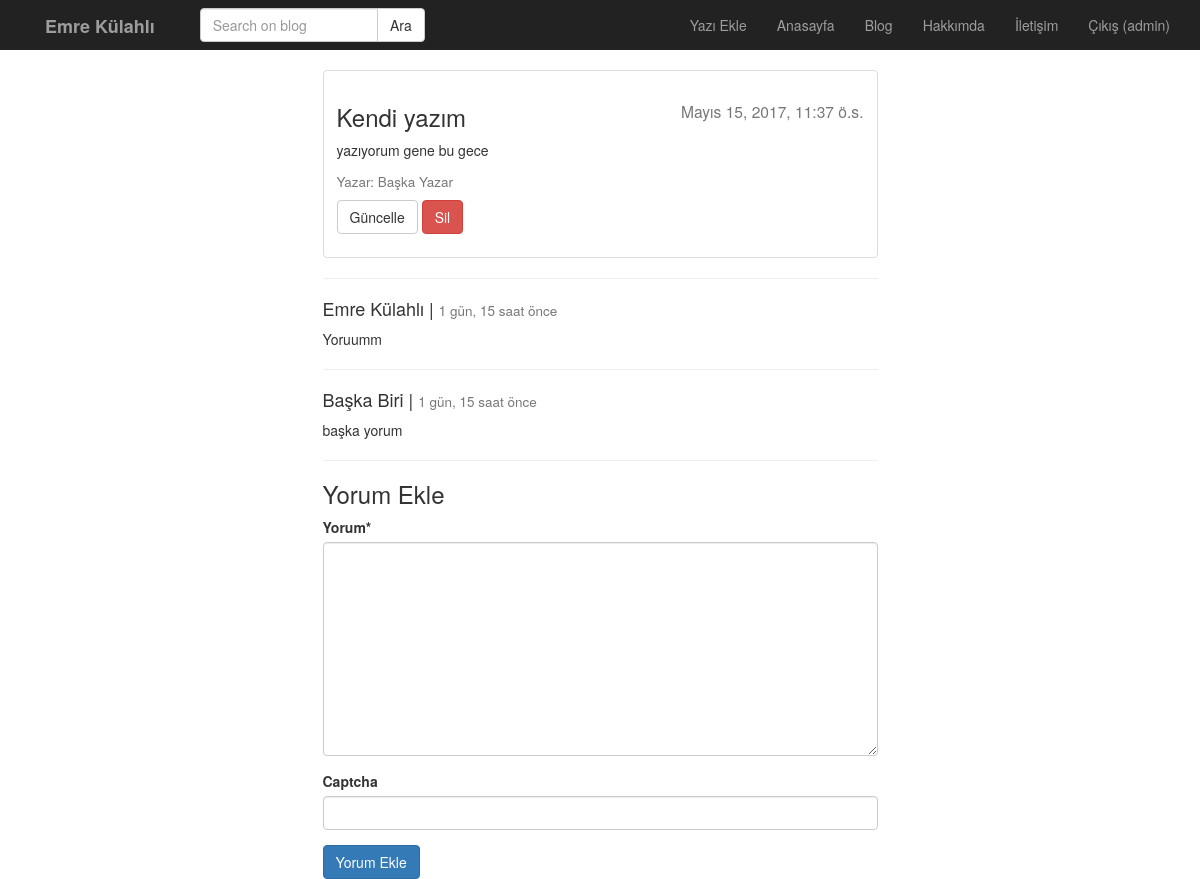
Screenshot of /post/kendi-yazim/ (signed in) with the database file from the repository.
### post/models.py (models this page shows, shortened)
class Post(models.Model):
    user = models.ForeignKey('auth.User', verbose_name='Yazar', related_name='posts')
    title = models.CharField(max_length=120, verbose_name= 'Başlık')
    content = RichTextField(verbose_name='İçerik')
    publishing_date = models.DateTimeField(verbose_name='Yayımlanma Tarihi', auto_now_add=True)
    image = models.ImageField(null=True, blank=True)
    slug = models.SlugField(unique=True, editable=False, max_length=130)
    def get_update_url(self):
        return reverse('post:update', kwargs={'slug': self.slug})
    def get_delete_url(self):
        return reverse('post:delete', kwargs={'slug': self.slug})
    class Meta:
        ordering = ['-publishing_date']

class Comment(models.Model):
    post = models.ForeignKey('post.Post', related_name='comments', on_delete=models.CASCADE)
    name = models.CharField(max_length=200, verbose_name='İsim')
    content = models.TextField(verbose_name='Yorum')
    created_date = models.DateTimeField(auto_now_add=True)

### post/views.py (the view)
# urls.py: url(r'^(?P<slug>[\w-]+)/$', post_detail, name='detail'),
def post_detail(request, slug):
    post = get_object_or_404(Post, slug=slug)
    form = CommentForm(request.POST or None)
    if form.is_valid():
        comment = form.save(commit=False)
        comment.name = request.user.get_full_name()
        comment.post = post
        comment.save()
        return HttpResponseRedirect(post.get_absolute_url())
    context = {
        'post': post,
        'form': form,
    }
    return render(request, 'post/detail.html', context)

### post/forms.py
class CommentForm(forms.ModelForm):
    captcha = ReCaptchaField()
    class Meta:
        model = Comment
        fields = [
            'content',
        ]

### templates/post/detail.html (shortened to what this page needs)
{% extends 'base.html' %}
{% block body %}
 <div class="container">
    <div class="row">
          <div class="col-md-6 col-md-offset-3">
            <div class="thumbnail">
              <div class="caption">
                    <h3>{{ post.title }} <small style="float: right;">{{ post.publishing_date }}</small></h3>
                    <p>{{ post.content|safe|linebreaks }}</p>
                <p>
                    <h4><small>Yazar: {{ post.user.get_full_name }}</small></h4>
                    {% if request.user.is_superuser and post.user.get_full_name == user.get_full_name %}
                         <a href="{{ post.get_update_url }}" class="btn btn-default" role="button">Güncelle</a>
                         <a href="{{ post.get_delete_url }}" class="btn btn-danger" role="button">Sil</a>
                    {% endif %}
                </p>
              </div>
            </div>
                <hr>
                {% if perms.post.add_comment %}
                       {% for comment in post.comments.all %}
                        <h4>{{ comment.name }} | <small>{{ comment.created_date|timesince }} önce</small></h4>
                        <p>{{ comment.content|linebreaks }}</p>
                        <hr>
                      {% endfor %}
                      <h3>Yorum Ekle</h3>
                      {% include 'post/comment.html' %}
                {% else %}
                    <p>Yorumları Sadece Üyeler Görebilir.
                        <a href="{% url 'accounts:register' %}"> Üye olmak için tıkla</a>
                    </p>
                {% endif %}
          </div>
    </div>
 </div>
{% endblock %}

### templates/header.html (shortened to what this page needs)
<nav class="navbar-inverse navbar-fixed-top" role="banner">
    <div class="container">
        <div class="navbar-header">
            <a href="{% url 'home' %}" class="navbar-brand"><strong>Emre Külahlı</strong></a>
        </div>
        <nav class="collapse navbar-collapse" role="navigation">
        <div class="col-sm-3 col-md-3">
            <form class="navbar-form navbar-left" role="search" method="GET" action="{{ request.GET.q }}">
                <div class="input-group">
                    <input class="form-control" type="text" name="q" placeholder="Search on blog" value="" >
                    <span class="input-group-btn">
                        <input class="btn btn-default" type="submit" value="Ara">
                    </span>
                </div>
            </form>
        </div>
            <ul class="nav navbar-nav navbar-right">
                {% if perms.post.add_post %}
                    <li><a href="{% url 'post:create' %}">Yazı Ekle</a></li>
                {% endif %}
                <li><a href="{% url 'home' %}">Anasayfa</a></li>
                <li><a href="{% url 'post:index' %}">Blog</a></li>
                <li><a href="#">Hakkımda</a></li>
                <li><a href="#">İletişim</a></li>
                {% if not request.user.is_authenticated %}
                    <li><a href="{% url 'accounts:register' %}">Üye Ol</a></li>
                    <li><a href="{% url 'accounts:login' %}">Giriş</a></li>
                {% else %}
                    <li><a href="{% url 'accounts:logout' %}">Çıkış ({{ request.user.username }})</a></li>
                {% endif %}
            </ul>
        </nav>
    </div>
</nav>

### static/css/style.css (style rules this page uses)
body { padding-top: 70px; }

### rows the page displays
Post: title "Kendi yazım", publishing_date "Mayıs 15, 2017, 11:37 ö.s.", content "yazıyorum gene bu gece", user.get_full_name "Başka Yazar"
Comment: name "Emre Külahlı", created_date "1 gün, 15 saat", content "Yoruumm"
Comment: name "Başka Biri", created_date "1 gün, 15 saat", content "başka yorum"

### other values shown
{{ request.user.username }} "admin"
